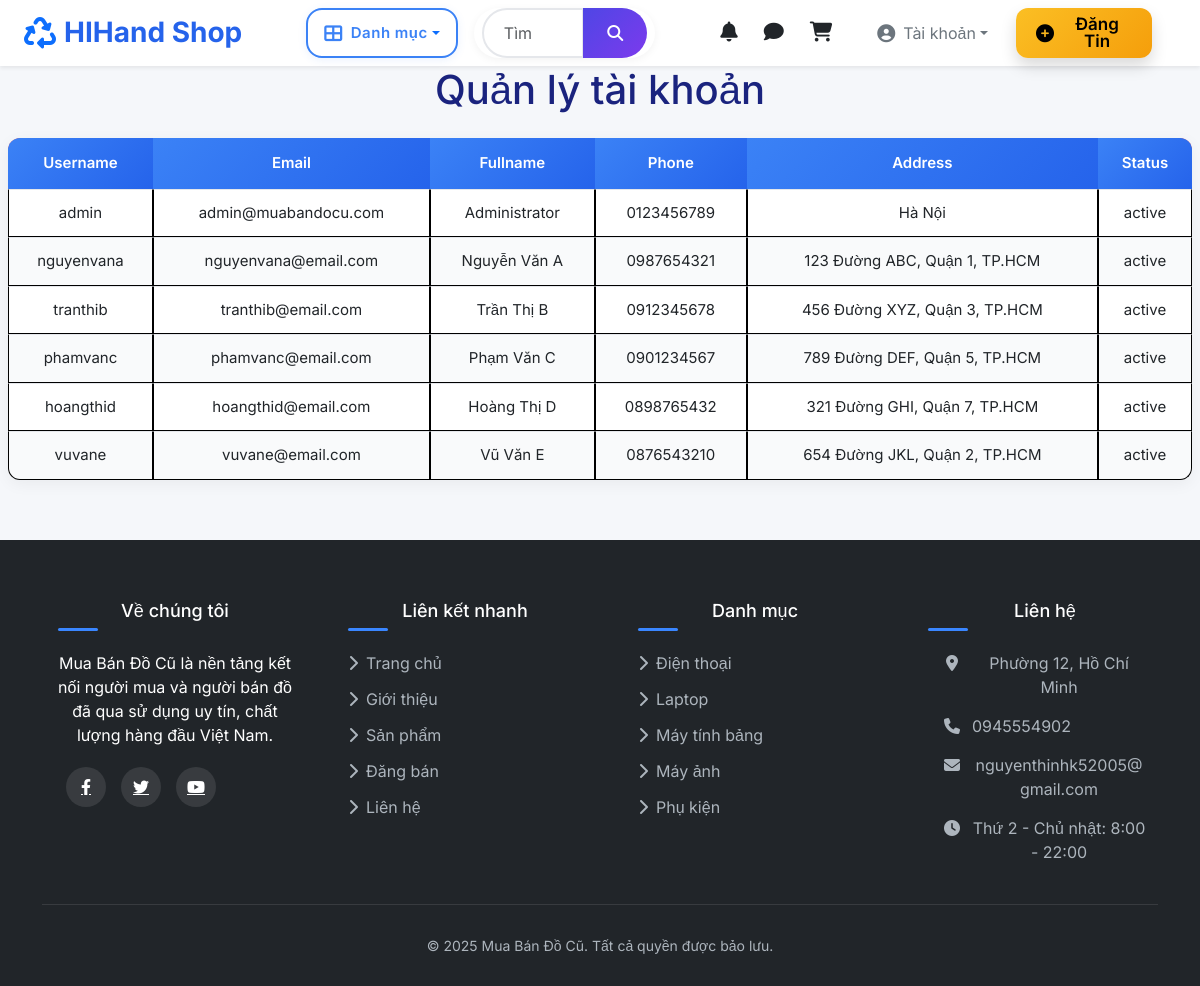
The page /app/View/admin/QuanLyTaiKhoanView.php (signed in) on the database as committed earlier.
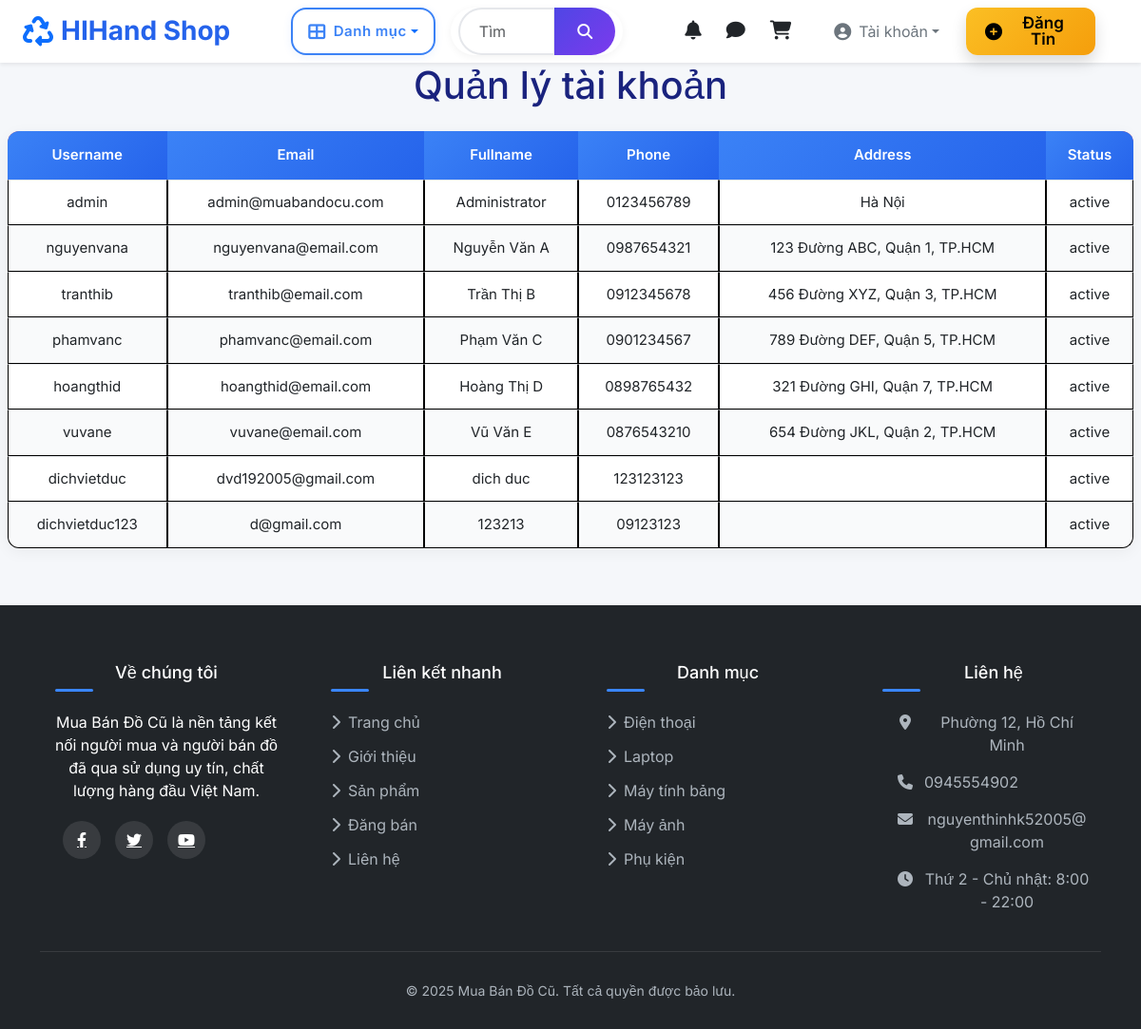
The same page on the database as committed later.
### tables this page shows
CREATE TABLE `users` (
  `id` int(11) NOT NULL,
  `username` varchar(50) NOT NULL,
  `email` varchar(100) NOT NULL,
  `password` varchar(255) NOT NULL,
  `full_name` varchar(100) NOT NULL,
  `phone` varchar(15) DEFAULT NULL,
  `address` text DEFAULT NULL,
  `avatar` varchar(255) DEFAULT NULL,
  `role` varchar(10) DEFAULT 'user' CHECK (`role` in ('user','admin')),
  `status` varchar(10) DEFAULT 'active' CHECK (`status` in ('active','inactive')),
  `last_login` datetime DEFAULT NULL,
  `login_attempts` int(11) DEFAULT 0,
  `locked_until` datetime DEFAULT NULL,
  `email_verified_at` datetime DEFAULT NULL,
  `created_at` datetime DEFAULT current_timestamp(),
  `updated_at` datetime DEFAULT current_timestamp() ON UPDATE current_timestamp()
);

### app/View/admin/QuanLyTaiKhoanView.php (the view, shortened to what this page needs)
<?php
include_once __DIR__ . '/../../Components/header/Header.php';
include_once __DIR__ . '/../../Components/footer/Footer.php';
?>
<!DOCTYPE html>
<html lang="en">
<head>
    <link href="https://cdn.jsdelivr.net/npm/bootstrap@5.3.0/dist/css/bootstrap.min.css" rel="stylesheet">
    <link rel="stylesheet" href="https://cdnjs.cloudflare.com/ajax/libs/font-awesome/6.4.0/css/all.min.css">
    <link rel="stylesheet" href="/WebMuaBanDoCu/public/assets/css/danh_sach_tai_khoan_admin.css">
</head>
<body>
    <h1>Quản lý tài khoản</h1>
    <div>
        <table>
            <thead>
                <tr>
                    <th>Username</th>
                    <th>Email</th>
                    <th>Fullname</th>
                    <th>Phone</th>
                    <th>Address</th>
                    <th>Status</th>
                </tr>
            </thead>
            <tbody>
                <?php
                $stmt = $pdo->prepare("SELECT * FROM users");
                $stmt->execute();
                $users = $stmt->fetchAll(PDO::FETCH_ASSOC);
                foreach ($users as $row) {
                    echo "<tr class='user-row' data-user-id='{$row['id']}' data-username='" . htmlspecialchars($row['username'], ENT_QUOTES) . "'>";
                    echo "<td>" . htmlspecialchars($row['username']) . "</td>";
                    echo "<td>" . htmlspecialchars($row['email']) . "</td>";
                    echo "<td>" . htmlspecialchars($row['full_name'] ?? '') . "</td>";
                    echo "<td>" . htmlspecialchars($row['phone'] ?? '') . "</td>";
                    echo "<td>" . htmlspecialchars($row['address'] ?? '') . "</td>";
                    echo "<td>" . htmlspecialchars($row['status']) . "</td>";
                    echo "</tr>";
                }
                ?>
            </tbody>
        </table>
    </div>
</body>
</html>

Rows that differ between the two databases and show on the page:
added users: username "dichvietduc", email "dvd192005@gmail.com", full_name "dich duc", phone "123123123", status "active"
added users: username "dichvietduc123", email "d@gmail.com", full_name "123213", phone "09123123", status "active"
